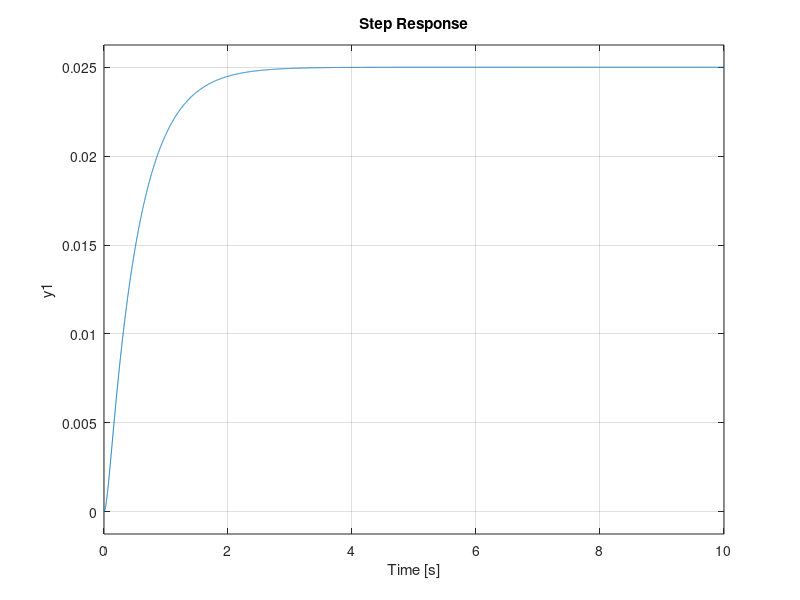

Reproduce this figure in MATLAB.
% Model equation: y(t) = f(t) * P(D) / Q(D)
% Plot the unit step response of the mass spring damper system over [0, 10]

% system parameters
m = 1;  % unit: kg
k = 40; % unit: N/m
b = 22; % unit: N/m-sec

% transfer function
Q = [m b k];
P = [1];
sys = tf(P, Q);

% characteristic values
p = roots(Q);

% plot range
t = 0:0.001:10;

% plot the unit step response
step(sys, t);



